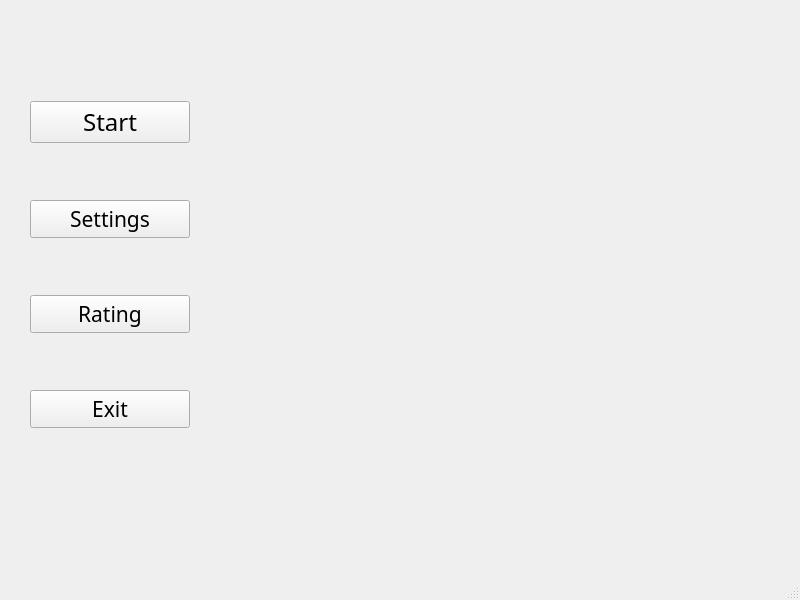
<?xml version="1.0" encoding="UTF-8"?>
<ui version="4.0">
 <class>MainWindow</class>
 <widget class="QMainWindow" name="MainWindow">
  <property name="geometry">
   <rect>
    <x>0</x>
    <y>0</y>
    <width>800</width>
    <height>600</height>
   </rect>
  </property>
  <property name="sizePolicy">
   <sizepolicy hsizetype="Ignored" vsizetype="Ignored">
    <horstretch>0</horstretch>
    <verstretch>0</verstretch>
   </sizepolicy>
  </property>
  <property name="windowTitle">
   <string>MainWindow</string>
  </property>
  <widget class="QWidget" name="centralwidget">
   <widget class="QWidget" name="verticalLayoutWidget">
    <property name="geometry">
     <rect>
      <x>30</x>
      <y>50</y>
      <width>160</width>
      <height>431</height>
     </rect>
    </property>
    <layout class="QVBoxLayout" name="verticalLayout">
     <item>
      <widget class="QPushButton" name="startButton">
       <property name="font">
        <font>
         <family>MV Boli</family>
         <pointsize>18</pointsize>
        </font>
       </property>
       <property name="text">
        <string>Start</string>
       </property>
      </widget>
     </item>
     <item>
      <widget class="QPushButton" name="settingsButton">
       <property name="font">
        <font>
         <family>MV Boli</family>
         <pointsize>16</pointsize>
        </font>
       </property>
       <property name="text">
        <string>Settings</string>
       </property>
      </widget>
     </item>
     <item>
      <widget class="QPushButton" name="ratingButton">
       <property name="font">
        <font>
         <family>MV Boli</family>
         <pointsize>16</pointsize>
        </font>
       </property>
       <property name="text">
        <string>Rating</string>
       </property>
      </widget>
     </item>
     <item>
      <widget class="QPushButton" name="exitButton">
       <property name="font">
        <font>
         <family>MV Boli</family>
         <pointsize>16</pointsize>
        </font>
       </property>
       <property name="text">
        <string>Exit</string>
       </property>
      </widget>
     </item>
    </layout>
   </widget>
  </widget>
  <widget class="QMenuBar" name="menubar">
   <property name="geometry">
    <rect>
     <x>0</x>
     <y>0</y>
     <width>800</width>
     <height>21</height>
    </rect>
   </property>
  </widget>
  <widget class="QStatusBar" name="statusbar"/>
 </widget>
 <resources/>
 <connections/>
</ui>
